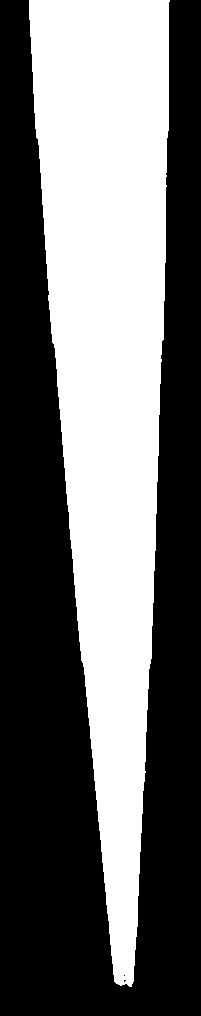
#> input picture FYP_107_liquid_level-main_Janice_1912022/mask1.png, 201 x 1016 px
$ python image_processing_new.py
#> lines starting #> are read from the running program, lines starting #| are printed output that depends on the picture; after the words box and inside, x2 and y2 are one past the last pixel; in counts of white or black regions, pixels touching at a corner belong together; long printed decimals are rounded
import cv2 as cv
import numpy as np
import matplotlib.pyplot as plt
import argparse

#Download the videos and create a directory called sample_videos
##cap = cv.VideoCapture('Video-2020_1008_185556-1.2_with_liquid.mp4')

#read the pippette mask
template = cv.imread("mask1.png")
#> template is the input picture: shape (1016, 201, 3); 42.1% white; 1 white region, box (x1, y1, x2, y2) and area: (29, 0, 170, 987) 86052
template = cv.cvtColor(template, cv.COLOR_BGR2GRAY)

#define the input image for comparison
image = "Image_1.png"
img = cv.imread(image)
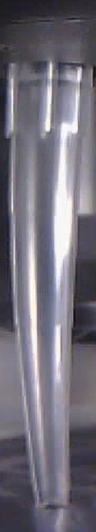
#> input picture FYP_107_liquid_level-main_Janice_1912022/Image_1.png, 96 x 532 px
#> img is the input picture: shape (532, 96, 3); mean B, G, R 120.9, 109.6, 113

#TODO Get shape matching to work ie focus the computation on the pipette area
def normalize_filled(img):
    cnt, heir= cv.findContours(img.copy(), cv.RETR_EXTERNAL, cv.CHAIN_APPROX_NONE)
    # fill shape
    cv.fillPoly(img, pts=cnt, color=(255,255,255))
    bounding_rect = cv.boundingRect(cnt[0])
    img_cropped_bounding_rect = img[bounding_rect[1]:bounding_rect[1] + bounding_rect[3], bounding_rect[0]:bounding_rect[0] + bounding_rect[2]]
    # resize all to same size
    img_resized = cv.resize(img_cropped_bounding_rect, (300, 300))
    return img_resized

def measure_liquid_level():
        frame = cv.imread(image)
        #kernel for noise reduction
        morph_dilate_kernel_size = (7, 7)
        morph_rect_kernel_size = (6, 1)

##        crop_img = frame[585:700, 359:370]
##        cv.imshow("cropped", crop_img)
##        cv.waitKey(0)


        return_image = cv.cvtColor(frame, cv.COLOR_BGR2GRAY)
##        cv.imshow("Grayscale",return_image)

        # apply histogram equalization
        clahe = cv.createCLAHE(clipLimit=2.0, tileGridSize=(8, 8))
        return_image = clahe.apply(return_image)

        ##Adaptive Threshold
        thresh = cv.adaptiveThreshold(return_image, 255, cv.ADAPTIVE_THRESH_GAUSSIAN_C, cv.THRESH_BINARY_INV, 21, 4)

        #find canny edges
        canny_threshold_1, canny_threshold_2 = find_parameters_for_canny_edge(return_image)
        return_image = cv.Canny(return_image, canny_threshold_1, canny_threshold_2)

        #highlight foreground
##        masked = cv.bitwise_and(frame, frame, mask=return_image)
##        cv.imshow("Output", masked)
##        cv.waitKey(0)


        contours, hierarchy = cv.findContours(return_image, cv.RETR_TREE, cv.CHAIN_APPROX_SIMPLE)
        cont = contours[0]

        print(len(contours))
        return_image = cv.drawContours(return_image, cont, -1, (255,0,0), 3)
##        cv.imshow('return_image', return_image)

        #Run image matching here
        imgs = [return_image]
        imgs = [normalize_filled(i) for i in imgs]

        for i in range(1, 2):
            plt.subplot(2, 3, i), plt.imshow(imgs[i - 1], cmap='jet')
            print(cv.matchShapes(template, imgs[i - 1], 1, 0.0))
            cv.imshow('frame', return_image)

def find_parameters_for_canny_edge(image, sigma=0.33):
    # compute the median of the single channel pixel intensities
    median = np.median(image)
    # find bounds for Canny edge detection using the computed median
    lower = int(max(0, (1.0 - sigma) * median))
    upper = int(min(255, (1.0 + sigma) * median))
    return lower, upper

##def click_event(event, x, y, flags, params):
##
##    # checking for left mouse clicks
##    if event == cv.EVENT_LBUTTONDOWN:
##
##        # displaying the coordinates
##        # on the Shell
##        print(x, ' ', y)
##
##        # displaying the coordinates
##        # on the image window
##        font = cv.FONT_HERSHEY_SIMPLEX
##        cv.putText(img, str(x) + ',' +
##                    str(y), (x,y), font,
##                    1, (255, 0, 0), 2)
##        cv.imshow('image', img)


if __name__ == '__main__':
##    cv.imshow('image', img)
##    # setting mouse handler for the image
##    # and calling the click_event() function
##    cv.setMouseCallback('image', click_event)
    measure_liquid_level()
#> in measure_liquid_level, `return_image = cv.cvtColor(frame, cv.COLOR_BGR2GRAY)`:
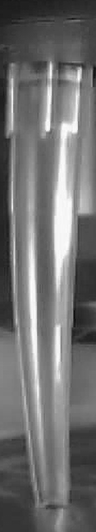
#> return_image: shape (532, 96); min 10, max 253, mean 111.9
#> in measure_liquid_level, `return_image = clahe.apply(return_image)`:
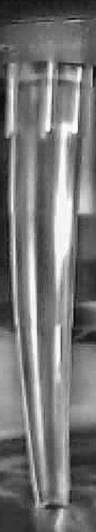
#> return_image: shape (532, 96); min 5, max 255, mean 117.1
#> in measure_liquid_level, `thresh = cv.adaptiveThreshold(return_image, 255, cv.ADAPTIVE_THRESH_GA..`:
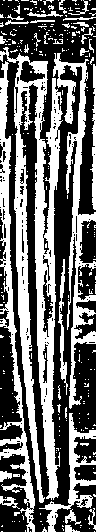
#> thresh: shape (532, 96); 41.5% white; 271 white regions (237 under 20 px), largest, box (x1, y1, x2, y2) and area: (0, 47, 63, 503) 9830, (53, 53, 96, 409) 3698, (0, 61, 35, 532) 3420
#> in find_parameters_for_canny_edge, `median = np.median(image)`: median = 112
#> in find_parameters_for_canny_edge, `lower = int(max(0, (1.0 - sigma) * median))`: lower = 75
#> in find_parameters_for_canny_edge, `upper = int(min(255, (1.0 + sigma) * median))`: upper = 148
#> in measure_liquid_level, `canny_threshold_1, canny_threshold_2 = find_parameters_for_canny_edge(..`: canny_threshold_1 = 75; canny_threshold_2 = 148
#> in measure_liquid_level, `return_image = cv.Canny(return_image, canny_threshold_1, canny_thresho..`:
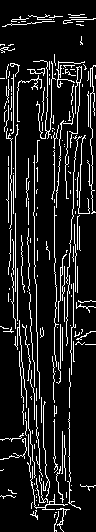
#> return_image: shape (532, 96); 11.9% white in thin lines or dots
#> in measure_liquid_level, `contours, hierarchy = cv.findContours(return_image, cv.RETR_TREE, cv.C..`: contours = 199 contours, 194 with area under 20; largest, box (x1, y1, x2, y2) and area: (69, 66, 82, 148) 67, (76, 66, 82, 83) 57, (30, 466, 68, 510) 26, (27, 68, 45, 76) 21, (58, 254, 67, 322) 20
#> in measure_liquid_level, `cont = contours[0]`: cont = [[54, 514], [54, 517], [54, 515], [55, 514]]
#| 199
#> in measure_liquid_level, `return_image = cv.drawContours(return_image, cont, -1, (255,0,0), 3)`: return_image: shape (532, 96); 11.9% white in thin lines or dots
#> in normalize_filled, `cv.fillPoly(img, pts=cnt, color=(255,255,255))`:
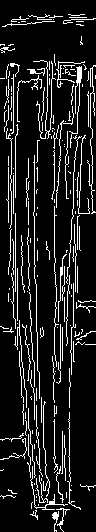
#> img: shape (532, 96); 12.1% white in thin lines or dots
#> in measure_liquid_level, `imgs = [normalize_filled(i) for i in imgs]`: imgs = 1 item
#> the loop in measure_liquid_level, `for i in range(1, 2):` made 1 pass
#| 0.05453

##images = ["Image_1.png","Image_2.png","Image_3.png","Image_4.png","Image_5.png"]
##for i in images:
##    measure_liquid_level(i)

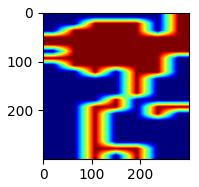
#> figure drawn by matplotlib, 1 panel
